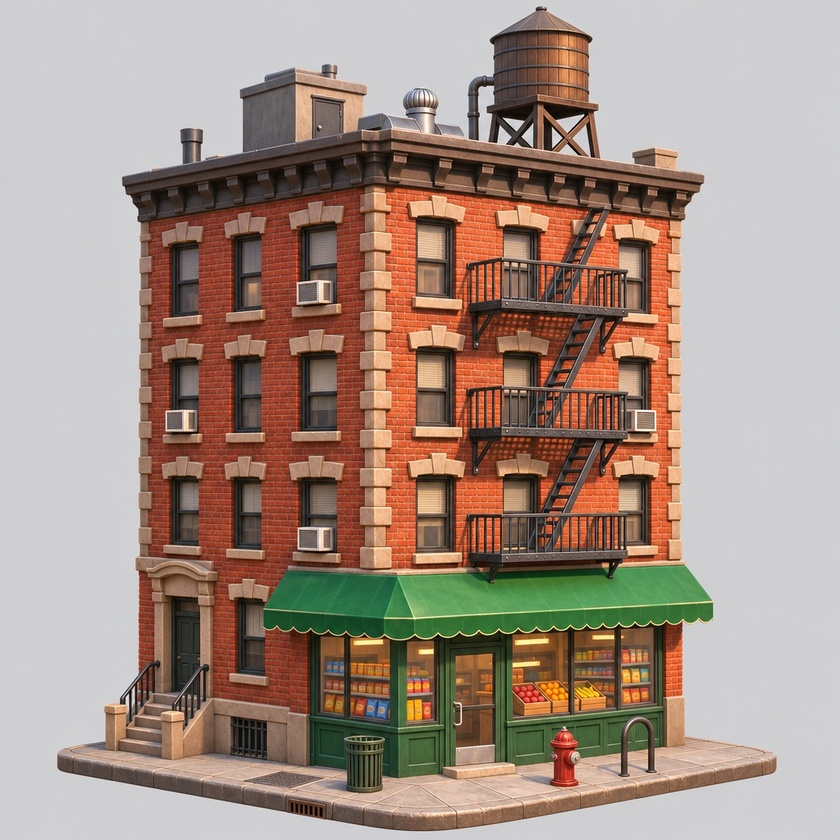
#> input picture tools/art/pilot/concept_gpt_image.jpg, 840 x 840 px, shrunk from 1024 x 1024 before the run
$ python cutout.py ../../pilot/concept_gpt_image.jpg ../../pilot/concept_nano_banana.jpg
#> lines starting #> are read from the running program, lines starting #| are printed output that depends on the picture; after the words box and inside, x2 and y2 are one past the last pixel; in counts of white or black regions, pixels touching at a corner belong together
"""Cut a white-background icon sheet to RGBA without halos.

Background = near-white pixels connected to each cell border. Inside that region, colour is
"unblended" from white (GIMP colour-to-alpha), so anti-aliased outlines and soft glows keep
their real colour with partial alpha. Everything enclosed by the dark outlines stays opaque.
"""
import sys
import numpy as np
from PIL import Image
from scipy import ndimage

T = 96          # how far from white a pixel may be and still belong to the background region
MIN_A = 0.035   # alpha below this is dropped


def cut_cell(rgb: np.ndarray) -> np.ndarray:
    f = rgb.astype(np.float32)
    dark = 255.0 - f.min(axis=2)                     # 0 = white
    cand = dark < T
    lab, _ = ndimage.label(cand)
    border = np.unique(np.concatenate([lab[0], lab[-1], lab[:, 0], lab[:, -1]]))
    border = border[border != 0]
    bg = np.isin(lab, border)

    alpha = np.ones(dark.shape, np.float32)
    a = (255.0 - f).max(axis=2) / 255.0              # colour-to-alpha against white
    alpha[bg] = a[bg]
    alpha[alpha < MIN_A] = 0.0

    out = f.copy()
    safe = np.where(alpha > 0, alpha, 1.0)[..., None]
    unblended = 255.0 - (255.0 - f) / safe
    out[bg] = np.clip(unblended[bg], 0, 255)
    rgba = np.dstack([out, alpha * 255.0]).round().astype(np.uint8)
    return rgba


def main(src: str, dst: str) -> None:
#> called with src = '../../pilot/concept_gpt_image.jpg', dst = '../../pilot/concept_nano_banana.jpg'
    im = np.array(Image.open(src).convert("RGB"))
#> im is the input picture: shape (840, 840, 3); mean R, G, B 163.9, 144.1, 132.2
    h, w, _ = im.shape
#> h = 840; w = 840
    ch, cw = h // 4, w // 4
#> ch = 210; cw = 210
    res = np.zeros((h, w, 4), np.uint8)
    for r in range(4):
        for c in range(4):
            sl = (slice(r * ch, (r + 1) * ch), slice(c * cw, (c + 1) * cw))
            res[sl] = cut_cell(im[sl])
#> this loop made 4 passes
#> pass 1, in cut_cell, `f = rgb.astype(np.float32)`:
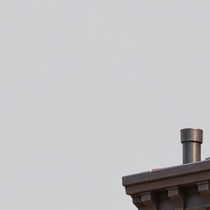
#> f: shape (210, 210, 3) float32; mean of channels 0, 1, 2 193.5, 192.6, 194.4; drawn as R, G, B
#> pass 1, in cut_cell, `dark = 255.0 - f.min(axis=2)`:
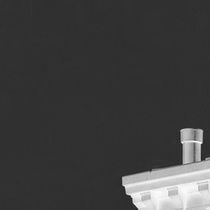
#> dark: shape (210, 210) float32; min 28, max 255, mean 62.8
#> pass 1, in cut_cell, `cand = dark < T`:
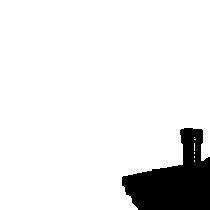
#> cand: shape (210, 210) bool; 90.5% white; 1 black region, box (x1, y1, x2, y2) and area: (122, 128, 210, 210) 4187
#> pass 1, in cut_cell, `lab, _ = ndimage.label(cand)`:
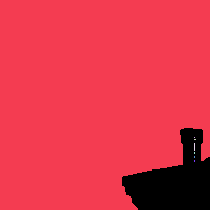
#> lab: shape (210, 210) int32; 8 distinct labels, from 0 to 7; one colour per label, 0 black
    Image.fromarray(res, "RGBA").save(dst)


if __name__ == "__main__":
    main(sys.argv[1], sys.argv[2])
